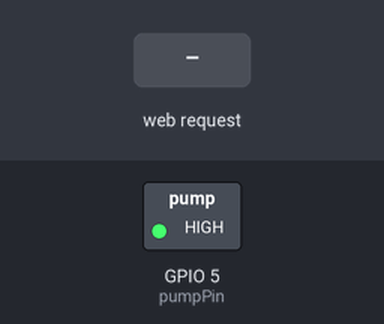
The sketch below on a simulated ESP8266 (NodeMCU). Shown: switched loads named in the sketch (green lamp = pin HIGH). The inputs (shaded band) are chosen by the test bench. WiFi joins after 1.5 s; servers stay silent unless stated.

Above: at 2.7 s.
2.8 s: HTTP request GET /override/off received
At 3.3 s:
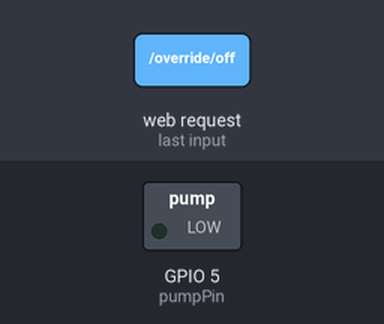
4.3 s: HTTP request GET /override/on received
At 5.6 s:
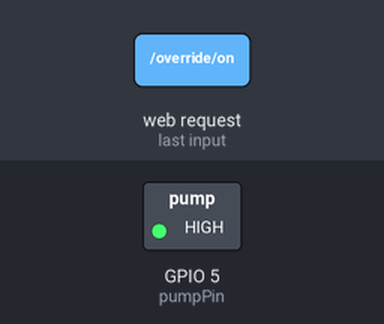
Timing chart, 0 to 7.3 s (numbered marks = the images above; inputs shaded):
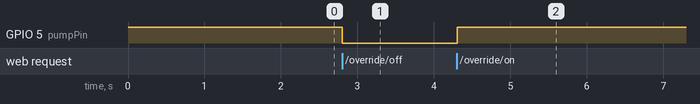

The sketch:

Hydra.ino
```cpp
#include <ESP8266WiFi.h>

// WiFi credentials
const char* ssid     = "SlayFi";
const char* password = "Kaptn101!";

// Web server
WiFiServer server(80);
String header;

// GPIO
const int pumpPin = 5;

// Pump state
bool pumpOn = true;
bool manualOverride = false;
bool hydraHappy = false;


// Timer configuration (SECONDS)
unsigned long onDurationSec  = 5*60;
unsigned long offDurationSec = 60*60;

// Timing
unsigned long lastToggleMillis = 0;

// HTTP timeout
const long timeoutTime = 2000;

// ✅ Single source of truth for GPIO
void applyPumpState() {
  digitalWrite(pumpPin, pumpOn ? HIGH : LOW);
}

void setup() {
  Serial.begin(115200);

  pinMode(pumpPin, OUTPUT);
  applyPumpState();

  WiFi.begin(ssid, password);
  while (WiFi.status() != WL_CONNECTED) {
    delay(500);
  }

  server.begin();
  lastToggleMillis = millis();
}

void handleTimer() {
  if (manualOverride) return;

  unsigned long now = millis();
  unsigned long interval = (pumpOn ? onDurationSec : offDurationSec) * 1000UL;

  if (now - lastToggleMillis >= interval) {
    pumpOn = !pumpOn;
    applyPumpState();
    lastToggleMillis = now;
  }
}

unsigned long secondsUntilNextToggle() {
  unsigned long now = millis();
  unsigned long interval = (pumpOn ? onDurationSec : offDurationSec) * 1000UL;

  if (now - lastToggleMillis >= interval) return 0;
  return (interval - (now - lastToggleMillis)) / 1000UL;
}

void loop() {
  handleTimer();

  WiFiClient client = server.available();
  if (!client) return;

  unsigned long startTime = millis();
  header = "";
  hydraHappy = false; // reset message each page load

  while (client.connected() && millis() - startTime <= timeoutTime) {
    if (!client.available()) continue;

    char c = client.read();
    header += c;

    if (c == '\n' && header.endsWith("\r\n\r\n")) {

      // Manual override ON
      if (header.indexOf("GET /override/on") >= 0) {
        manualOverride = true;
        pumpOn = true;
        applyPumpState();
      }

      // Manual override OFF (return to timer cleanly)
      if (header.indexOf("GET /override/off") >= 0) {
        manualOverride = false;

      // Restart timer from OFF state so timing is predictable
        pumpOn = false;
        applyPumpState();
        lastToggleMillis = millis();
      }

      // Headpat button
      if (header.indexOf("GET /headpat") >= 0) {
        hydraHappy = true;
      }

      // Timer values from form
      int onIdx = header.indexOf("on=");
      int offIdx = header.indexOf("off=");

      if (onIdx > 0 && offIdx > 0) {
        onDurationSec  = header.substring(onIdx + 3).toInt();
        offDurationSec = header.substring(offIdx + 4).toInt();
        lastToggleMillis = millis();
      }

      // HTTP response
      client.println("HTTP/1.1 200 OK");
      client.println("Content-type:text/html");
      client.println("Connection: close");
      client.println();

      client.println("<!DOCTYPE html><html><head>");
      client.println("<meta name='viewport' content='width=device-width, initial-scale=1'>");
      client.println("<style>");
      client.println("body{font-family:Helvetica;text-align:center;}");
      client.println(".button{padding:16px 40px;font-size:24px;margin:5px;}");
      client.println(".on{background:#195B6A;color:white;}");
      client.println(".off{background:#77878A;color:white;}");
      client.println("</style></head><body>");

      client.println("<h1>Hydra</h1>");

      client.print("<p>Status: <b>");
      client.print(pumpOn ? "ON" : "OFF");
      client.println("</b></p>");

      client.print("<p>Mode: ");
      client.print(manualOverride ? "MANUAL OVERRIDE" : "TIMER");
      client.println("</p>");

      if (manualOverride) {
        client.println("<a href='/override/off'><button class='button off'>Disable Override</button></a>");
      } else {
        client.println("<a href='/override/on'><button class='button on'>Force ON</button></a>");
      }

      client.println("<hr>");
      client.println("<h3>Timer Settings (seconds)</h3>");
      client.println("<form action='/' method='GET'>");
      client.print("ON time: <input type='number' name='on' value='");
      client.print(onDurationSec);
      client.println("'><br><br>");
      client.print("OFF time: <input type='number' name='off' value='");
      client.print(offDurationSec);
      client.println("'><br><br>");
      client.println("<input type='submit' value='Update Timer'>");
      client.println("</form>");

      client.println("<hr>");
      client.print("<p>Next toggle in <b>");
      client.print(secondsUntilNextToggle());
      client.print(" second(s)</b><br>Will turn <b>");
      client.print(pumpOn ? "OFF" : "ON");
      client.println("</b></p>");

      client.println("<hr>");
      client.println("<a href='/headpat'><button class='button fun'>Headpat the Hydra</button></a>");

      if (hydraHappy) {
        client.println("<p><b>Hydra is Happy :)</b></p>");
      }

      client.println("</body></html>");
      client.println();
      break;
    }
  }

  client.stop();
}
```

Measured:
- after the input at 2.8 s, GPIO 5 (pumpPin): HIGH → LOW at once
- after the input at 4.3 s, GPIO 5 (pumpPin): LOW → HIGH at once
